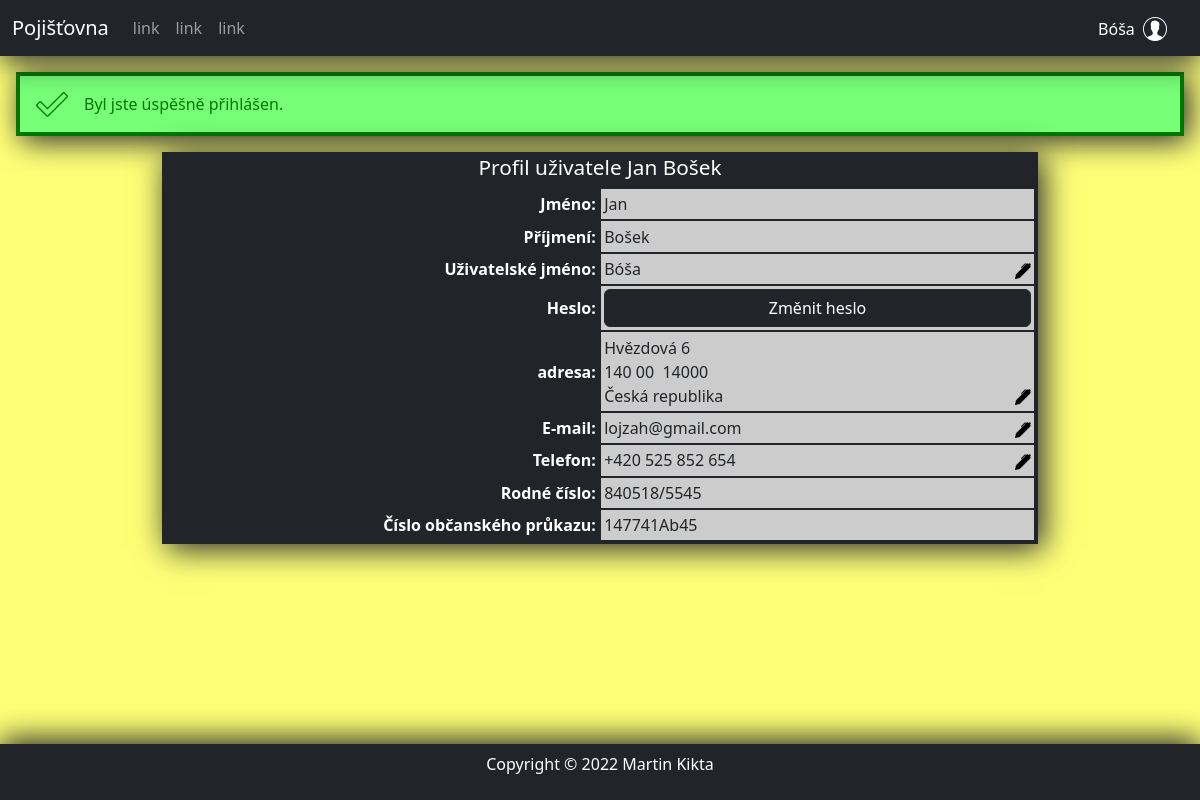
The app's page /profile/131 (signed in) with its own data.
### tables this page shows
CREATE TABLE `users` (
  `users_id` int(11) NOT NULL,
  `user_name` varchar(40) NOT NULL,
  `password` varchar(255) NOT NULL,
  `admin` tinyint(1) NOT NULL
);

CREATE TABLE `persons` (
  `persons_id` int(11) NOT NULL,
  `first_name` varchar(40) NOT NULL,
  `last_name` varchar(40) NOT NULL,
  `date_of_birth` date NOT NULL,
  `contact` int(11) NOT NULL,
  `address` int(11) DEFAULT NULL,
  `user` int(11) DEFAULT NULL,
  `identity_card_number` varchar(10) NOT NULL,
  `national_id_number` varchar(10) NOT NULL
);

### index.php (called while the page is built, shortened)
<?php
    $router = new RouterController();
    $router->work(array($_SERVER['REQUEST_URI']));
    $router->writeView();

### Controllers/ProfileController.php (called while the page is built, shortened)
<?php
class ProfileController extends Controller
{
    public PersonManager $personManager;
    public ContactManager $contactManager;
    public AddressManager $addressManager;
    public UserManager $userManager;
    public AreaCodeManager $areaCodeManager;
    public StateManager $stateManager;
    public function work($parameters): void
    {
        $this->personManager = new PersonManager();
        $this->contactManager = new ContactManager();
        $this->areaCodeManager = new AreaCodeManager();
        $this->addressManager = new AddressManager();
        $this->stateManager = new StateManager();
        $this->userManager = new UserManager();
        if (isset($parameters[0]) && is_numeric($parameters[0])) {
            $personId = $parameters[0];
            $this->person = $this->getAllclientData($personId);
        } else {
            $this->redirect("chyba");
        }
        $user = $this->userManager->getLoggedUser();
    }
    public function getAllclientData($personId): array
    {
        try {
            $person = $this->personManager->getPerson($personId, "*");
            $contact = $this->contactManager->getContact($person["contact"], "*");
            $areaCode = $this->areaCodeManager->getAreaCode($contact["area_code"], "*");
            $address = $this->addressManager->getAddress($person["address"], "*");
            $state = $this->stateManager->getState($address["state"]);
            if ($person["user"]) {
                $user = $this->userManager->getUser($person["user"], "*");
            } else {
                $user = array("user_name" => "");
            }
            $address["ZIP"] = Formater::formatZIP($address["ZIP"]);
            $contact["phone"] = Formater::formatPhoneNumber($contact["phone"]);
            $contact["area_code"] = $contact["phone"];
            $person["national_id_number"] = Formater::formatNationalIdNumber($person["national_id_number"]);
            return array_merge($person, $contact, $areaCode, $address, $state, $user);
        } catch (Exception $error) {
            $this->addMessage($error->getCode() . "Nepodařilo se načíst data!", TypeOfMessage::ERROR);
            $this->redirect("chyba");
        }
    }
}

### Models/UserManager.php (called while the page is built, shortened)
<?php
    class UserManager
    {
        public function getLoggedUser() : ?array
        {
            if (isset($_SESSION['user']))
                return $_SESSION['user'];
            return null;
        }
        public function getUser(int $id, ...$columns ) : ?array{
            $columns=implode(", ", $columns);
            $user=Mysql::oneRow(
                "SELECT ".$columns." FROM users
                WHERE users_id = ?",
                array($id),
                PDO::FETCH_ASSOC
            );
            return (empty($user)) ? null : $user;
        }
    }

### Models/Mysql.php (called while the page is built, shortened)
<?php
  class Mysql{
    public static PDO $connection;
    private static array $settings = array(
      PDO::ATTR_ERRMODE => PDO::ERRMODE_EXCEPTION,
      PDO::MYSQL_ATTR_INIT_COMMAND => "SET NAMES utf8",
      PDO::ATTR_EMULATE_PREPARES => false,
    );
    public static function connect(string $host, string $user, string $password, string $databaze) : void
    {
      if (!isset(self::$connection)){
        self::$connection = @new PDO(
          "mysql:host=$host;dbname=$databaze",
          $user,
          $password,
          self::$settings
        );
      }
    }
    public static function oneRow(string $query, array $parameters = array(), $mode = PDO::FETCH_DEFAULT) : array|bool{
      $return = self::$connection->prepare($query);
      $return->execute($parameters);
      return $return->fetch($mode);
    }
  }

### Controllers/RouterController.php (called while the page is built, shortened)
<?php
    class RouterController extends Controller
    {
        protected Controller $controller;
        public function work(array $parameters) : void
        {
            $devidedPath = $this->parseURL($parameters[0]);
            $classOfController = $this->dashesToCamelCase(array_shift($devidedPath)) . 'Controller';
            if (file_exists('Controllers/' . $classOfController . '.php'))
                $this->controller = new $classOfController;
            else
                $this->redirect('error');
            $this->controller->work($devidedPath);
        }
        private function parseURL(string $url) : array
        {
            $parsedURL = parse_url($url);
            $parsedURL["path"] = ltrim($parsedURL["path"], "/");
            $parsedURL["path"] = trim($parsedURL["path"]);
            $devidedPath = explode("/", $parsedURL["path"]);
            return $devidedPath;
        }
        private function dashesToCamelCase(string $text) : string
        {
            $sentence = str_replace('-', ' ', $text);
            $sentence = ucwords($sentence);
            $sentence = str_replace(' ', '', $sentence);
            return $sentence;
        }
    }

### Models/PersonManager.php (called while the page is built, shortened)
<?php
class personManager
{
    public function getPerson(int $id, ...$columns) : ?array
    {
        $columns=implode(", ", $columns);
        try {
            $person = Mysql::oneRow('SELECT '.$columns.' FROM persons
                WHERE persons_id = ?;',
                array($id), PDO::FETCH_ASSOC
            );
        } catch (Exception $error) {
            throw new UserException('Došlo k chybě databáze.', 40901);
        }
        return (empty($person)) ? null : $person;
    }
}

### Models/Formater.php (called while the page is built, shortened)
<?php
class Formater{
    public static function formatNationalIdNumber(string $nationalIdNumber) : string
    {
        $beforeSlash=mb_substr($nationalIdNumber, 0,6);
        $afterSlash=mb_substr($nationalIdNumber, 6,4);
        return $beforeSlash."/".$afterSlash;
    }
}

### Views/profile.phtml (the view, shortened to what this page needs)
<div class="profile-table container">
    <h2 class="text-white text-center">Profil uživatele <?= $person["first_name"] ?> <?= $person["last_name"] ?> </h2>
    <div class="row user-row bg-dark">
        <div class="th col-6">Jméno:</div>
        <div class="td col-6" id="first_name-container">
            <div>
                <span id="first_name-span">
                    <?= $person["first_name"] ?>
                </span>
            </div>
        </div>
        <div class="th col-6">Příjmení:</div>
        <div class="td col-6" id="last_name-container">
            <div>
                <span id="last_name-span">
                    <?= $person["last_name"] ?>
                </span>
            </div>
        </div>
        <div class="th col-6" id="user_name-th">Uživatelské jméno:</div>
        <div class="td col-6" id="user_name-container">
            <div>
                <span id="user_name-span">
                    <?= $person["user_name"] ?>
                </span>
            </div>
            <a href="javascript: openForm('user_name-container')" class="align-self-end ms-auto <?= $edit["user_name"] ?>"><img src="img/pen.png" alt="editovat" class="icon"></a>
        </div>
        <div class="th col-6"id="password-th">Heslo:</div>
        <div class="td col-6" id="password-container">
            <a href="javascript: openForm('password-container')" class="btn btn-dark w-100">Změnit heslo</a>
        </div>
        <div class="th col-6">adresa:</div>
        <div class="td col-6 m-0" id="address">
            <address class="mb-0">
                <span id="street_and_number-span">
                    <?= $person["street_and_number"] ?>
                </span>
                <br>
                <span id="ZIP-span"><?= $person["ZIP"] ?></span>&nbsp;
                <span id="city-span"><?= $person["city"] ?></span>
                <br>
                <span id="state-span" data-index="<?= $person["state"] ?>"><?= $person["state_name"] ?></span>
            </address>
            <a href="javascript: openForm('address')" class="align-self-end ms-auto <?= $edit["address"] ?>"><img src="img/pen.png" alt="editovat" class="icon"></a>
        </div>
        <div class="th col-6">E-mail:</div>
        <div class="td col-6" id="mail-container">
            <div>
                <span id="mail-span">
                    <?= $person["mail"] ?>
                </span>
            </div>
            <a href="javascript: openForm('mail-container')" class="align-self-end ms-auto <?= $edit["mail"] ?>"><img src="img/pen.png" alt="editovat" class="icon"></a>
        </div>
        <div class="th col-6">Telefon:</div>
        <div class="td col-6" id="phone-container">
            <div>
                <span id="area_code-span" data-index="<?= $person["area_code_id"] ?>">
                    <?= $person["area_code"] ?>
                </span>
                <span id="phone-span">
                    <?= $person["phone"] ?>
                </span>
            </div>
            <a href="javascript: openForm('phone-container')" class="align-self-end ms-auto <?= $edit["phone"] ?>"><img src="img/pen.png" alt="editovat" class="icon"></a>
        </div>
        <div class="th col-6">Rodné číslo:</div>
        <div class="td col-6" id="national_id_number-container">
            <div>
                <span id="national_id_number-span">
                    <?= $person["national_id_number"] ?>
                </span>
            </div>
        </div>
        <div class="th col-6">Číslo občanského průkazu:</div>
        <div class="td col-6" id="identity_card_number-container">
            <div>
                <span id="identity_card_number-span">
                    <?= $person["identity_card_number"] ?>
                </span>
            </div>
        </div>
    </div>
</div>

### Views/index.phtml (shortened to what this page needs)
<!DOCTYPE html>
<html lang="cs-cz">
<head>
    <link rel="stylesheet" href="bootstrap/css/bootstrap-grid.css" type="text/css" />
    <link rel="stylesheet" href="bootstrap/css/bootstrap.css" type="text/css" />
    <link rel="stylesheet" href="bootstrap/css/bootstrap-reboot.css" type="text/css" />
    <link rel="stylesheet" href="bootstrap/css/bootstrap-utilities.css" type="text/css" />
    <link rel="stylesheet" href="style.css" type="text/css" />
</head>
<body>
    <nav class="navbar navbar-expand-md navbar-dark bg-dark">
        <div class="container-fluid">
            <a class="navbar-brand" href="pojisteni">Pojišťovna</a>
            <?php if (!$user) : ?>
                <div class="order-md-last ms-auto me-2 dropdown">
                    <button data-bs-toggle="dropdown" type="button" class="btn btn-dark" aria-expanded="false">
                        <span class="align-middle d-none d-md-inline me-1 fw-bold">Přihlásit se</span>
                        <img class="menu-icon" src="img/user.png" alt="">
                    </button>
                    <div class="dropdown-menu dropdown-menu-dark dropdown-menu-end p-3 text-right">
                        <form method="POST" action="login" novalidate="novalidate">
                            <div class="mb-1">
                                <label for="user_name" class="text-white form-label">uživatelské jméno:</label>
                                <input type="text" name="user_name" id="user_name" class="form-control">
                            </div>
                            <div class="mb-1">
                                <label for="password" class="text-white form-label">heslo:</label>
                                <input type="password" id="password" name="password" class="mb-2 form-control">
                            </div>
                            <button type="submit" class="btn btn-sm btn-primary">Přihlásit</button>
                        </form>
                    </div>
                </div>
            <?php else : ?>
                <div class="dropdown order-md-last ms-auto me-2">
                    <button data-bs-toggle="dropdown" type="button" class="btn btn-dark" aria-expanded="false">
                        <span class="align-middle d-none d-md-inline me-1"><?= $user["user_name"] ?></span>
                        <img class="menu-icon" src="img/user.png" alt="">
                    </button>
                </div>
            <?php endif; ?>
            <div class="collapse navbar-collapse" id="navigation">
                <ul class="navbar-nav me-auto mb-2 mb-md-0">
                    <li class="nav-item">
                        <a href="" class="nav-link">link</a>
                    </li>
                    <li class="nav-item">
                        <a href="" class="nav-link">link</a>
                    </li>
                    <li class="nav-item">
                        <a href="" class="nav-link">link</a>
                    </li>
                </ul>
            </div>
        </div>
    </nav>
    <div class="messages" id ="messages">
        <?php foreach ($messages as $message) : ?>
            <p class="<?= $message["type"]->name ?>" onClick = "closser(this);">
                <?= $message["text"] ?>
            </p>
        <?php endforeach ?>
    </div>
    <main>
        <?php $this->controller->writeView(); ?>
    </main>
    <footer class="bg-dark p-2 text-white text-center">
        <p>
            Copyright © 2022 Martin Kikta
        </p>
    </footer>
</body>
</html>

### style.css (style rules this page uses)
body { min-height: 100vh; background-color: #ffff77; box-sizing: border-box; display: flex; flex: 1; flex-direction: column; }
main { display: flex; flex-direction: column; flex: 1; padding: 1rem; }
footer { box-shadow: 0px -5px 30px #212529; }
.navbar { box-shadow: 0px 5px 30px #212529; }
.container { box-shadow: 5px 5px 30px #212529; }
h2 { font-size: 1.3rem; }
.SUCCESS { background-color: #77ff77; color: #007700; padding: 1rem; margin: 1rem 1rem 0 1rem; border: 4px solid #007700; box-shadow: 5px 5px 30px #212529; background-image: url(img/success_icon.png); background-repeat: no-repeat; background-size: 2em; background-position: 1em, top; padding-left: 4em; cursor: hand; cursor: pointer; }
.icon { height: 1rem; }
.menu-icon { height: 1.5rem; }
.th { justify-content: end; font-weight: bold; color: #ffffff; background-color: #212529; text-align: right; }
.user-row { background-color: green; padding: 0; }
.user-row:nth-child(even) .td { background-color: #cccccc; }
.td, .th { border: 1px solid #212529; display: flex; flex-direction: row; align-items: center; padding: 0.2rem; }
.user-row .th { color: #ffffff; }
.profile-table .row { background-color: #cccccc; }
.profile-table { border: 3px solid #212529; background-color: #212529; height: max-content; padding: -1px 10px; }
@media (min-width: 768px) { .profile-table { width: 75%; } }

### records on screen
users: user_name "Bóša"
persons: first_name "Jan", last_name "Bošek", identity_card_number "147741Ab45"

### other values on screen
$message["text"] "Byl jste úspěšně přihlášen."
$person["user_name"] "Bóša"
$person["street_and_number"] "Hvězdová 6"
$person["ZIP"] "140 00"
$person["city"] "14000"
$person["state_name"] "Česká republika"
$person["mail"] "lojzah@gmail.com"
$person["area_code"] "+420"
$person["phone"] "525 852 654"
$person["national_id_number"] "840518/5545"
